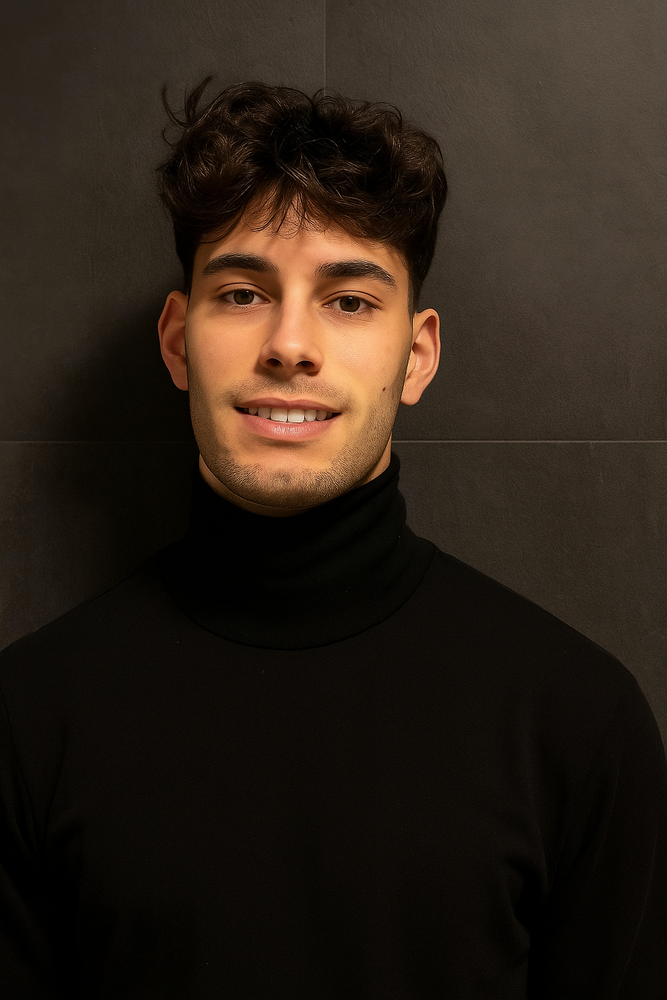
#> input picture Programación de servicios y procesos/001-Programación multiproceso/003-Hilos/002-Ejercicios/agustin.png, 667 x 1000 px, shrunk from 1024 x 1536 before the run
$ python 010-multi.py
#> lines starting #> are read from the running program, lines starting #| are printed output that depends on the picture
#> in main, img is the input picture: PIL image 667x1000 RGB; mean R, G, B 44, 33.2, 23.7
import time
from concurrent.futures import ThreadPoolExecutor, as_completed
import numpy as np
from PIL import Image

# ------------------------
# Parámetros
# ------------------------
NUCLEOS = 6
ENTRADA = "agustin.png"
SALIDA  = "agustin_blur_threads.png"
SIGMA   = 5   # Sube a 3.0, 5.0, etc. para más carga (y ganar más con paralelismo)

# ------------------------
# Utilidades Gaussianas
# ------------------------
def gaussian_kernel1d(sigma: float, radius: int | None = None) -> np.ndarray:
    """
    Genera un kernel gaussiano 1D normalizado.
    radius por defecto = ceil(3*sigma).
    """
    if sigma <= 0:
        return np.array([1.0], dtype=np.float32)
    if radius is None:
        radius = int(np.ceil(3.0 * sigma))
    x = np.arange(-radius, radius + 1, dtype=np.float32)
    k = np.exp(-(x**2) / (2 * sigma * sigma))
    k /= k.sum()
    return k.astype(np.float32)

def convolve1d_reflect(img: np.ndarray, kernel: np.ndarray, axis: int) -> np.ndarray:
    """
    Convolución 1D separable a lo largo de 'axis' con padding reflect.
    img: (H, W, C) float32
    kernel: (K,) float32
    """
    radius = (kernel.size - 1) // 2
    if radius == 0:
        return img.copy()

    pad_width = [(0, 0), (0, 0), (0, 0)]
    pad_width[axis] = (radius, radius)
    padded = np.pad(img, pad_width=pad_width, mode="reflect")

    out = np.zeros_like(img, dtype=np.float32)
    for offset, w in enumerate(kernel):
        d = offset - radius
        if axis == 0:
            slice_src = padded[radius + d : radius + d + img.shape[0], :, :]
        elif axis == 1:
            slice_src = padded[:, radius + d : radius + d + img.shape[1], :]
        else:
            raise ValueError("axis debe ser 0 (vertical) o 1 (horizontal)")
        out += w * slice_src
    return out

def gaussian_blur_separable(img_f32: np.ndarray, sigma: float) -> np.ndarray:
    """
    Aplica blur gaussiano separable (horizontal + vertical) a img_f32 (H,W,C).
    """
    k = gaussian_kernel1d(sigma)
    tmp = convolve1d_reflect(img_f32, k, axis=1)  # horizontal (x)
    out = convolve1d_reflect(tmp, k, axis=0)      # vertical (y)
    return out

# ------------------------
# Paralelo con hilos (franjas con solape)
# ------------------------
def procesa_bloque(img_arr: np.ndarray, y0: int, y1: int, sigma: float) -> tuple[int, np.ndarray]:
    """
    Procesa el bloque [y0:y1) con solape vertical para evitar costuras.
    Devuelve (y0, bloque_blur_sin_solape).
    """
    radius = int(np.ceil(3.0 * sigma))
    H, _, _ = img_arr.shape

    y0_pad = max(0, y0 - radius)
    y1_pad = min(H, y1 + radius)

    bloque = img_arr[y0_pad:y1_pad, :, :]
    bloque_blur = gaussian_blur_separable(bloque, sigma)

    recorte_y0 = y0 - y0_pad
    recorte_y1 = recorte_y0 + (y1 - y0)
    bloque_final = bloque_blur[recorte_y0:recorte_y1, :, :]
    return y0, bloque_final

def blur_threads(img_arr: np.ndarray, sigma: float, n_workers: int) -> np.ndarray:
#> called with sigma = 5, n_workers = 6
    H, W, C = img_arr.shape
#> H = 1000; W = 667; C = 3
    out = np.empty_like(img_arr, dtype=np.float32)

    base = H // n_workers
#> base = 166
    rangos = []
    for i in range(n_workers):
        y0 = i * base
        y1 = (i + 1) * base if i < n_workers - 1 else H
        if y0 < y1:
            rangos.append((y0, y1))

    resultados = []
    with ThreadPoolExecutor(max_workers=n_workers) as ex:
        futs = [ex.submit(procesa_bloque, img_arr, y0, y1, sigma) for (y0, y1) in rangos]
#> in procesa_bloque, `bloque_final = bloque_blur[recorte_y0:recorte_y1, :, :]`:
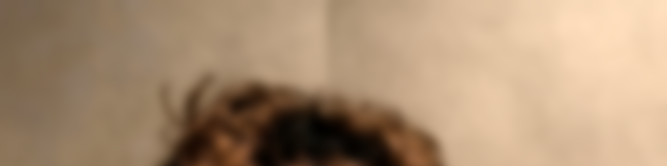
#> bloque_final: shape (166, 667, 3) float32; mean R, G, B 59.6, 50.2, 40.7; drawn with min black and max white
#> call 2 of procesa_bloque, with y0 = 166, y1 = 332, sigma = 5
#> in procesa_bloque (call 2), `radius = int(np.ceil(3.0 * sigma))`: radius = 15
#> in procesa_bloque (call 2), `y0_pad = max(0, y0 - radius)`: y0_pad = 151
#> in procesa_bloque (call 2), `y1_pad = min(H, y1 + radius)`: y1_pad = 347
#> call 4 of convolve1d_reflect, with kernel = array of shape (31,), axis = 0
#> after the loop in convolve1d_reflect (call 4), `for offset, w in enumerate(kernel):`:
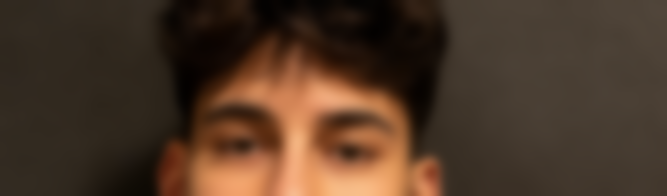
#> out: shape (196, 667, 3) float32; mean R, G, B 77.2, 55.9, 39.9
#> in procesa_bloque (call 2), `recorte_y0 = y0 - y0_pad`: recorte_y0 = 15
#> in procesa_bloque (call 2), `recorte_y1 = recorte_y0 + (y1 - y0)`: recorte_y1 = 181
#> in procesa_bloque (call 2), `bloque_final = bloque_blur[recorte_y0:recorte_y1, :, :]`:
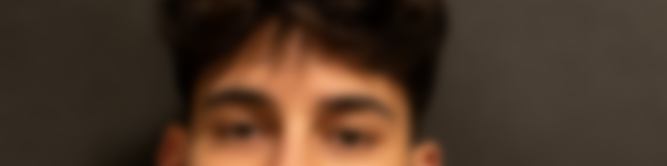
#> bloque_final: shape (166, 667, 3) float32; mean R, G, B 76.1, 54.8, 39.1
#> call 3 of procesa_bloque, with y0 = 332, y1 = 498, sigma = 5
#> in procesa_bloque (call 3), `y0_pad = max(0, y0 - radius)`: y0_pad = 317
#> in procesa_bloque (call 3), `y1_pad = min(H, y1 + radius)`: y1_pad = 513
#> after the loop in convolve1d_reflect (call 5), `for offset, w in enumerate(kernel):`:
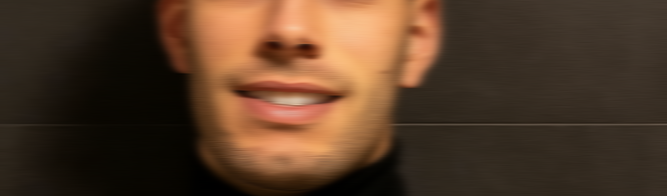
#> out: shape (196, 667, 3) float32; mean R, G, B 83.4, 58.9, 40
#> in procesa_bloque (call 3), `bloque_final = bloque_blur[recorte_y0:recorte_y1, :, :]`:
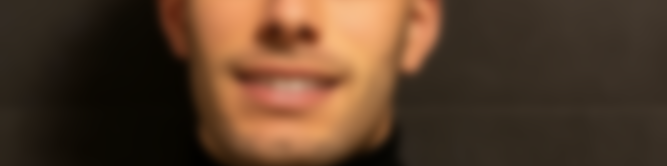
#> bloque_final: shape (166, 667, 3) float32; mean R, G, B 85.1, 60, 40.8
#> in convolve1d_reflect (call 7), `padded = np.pad(img, pad_width=pad_width, mode="reflect")`:
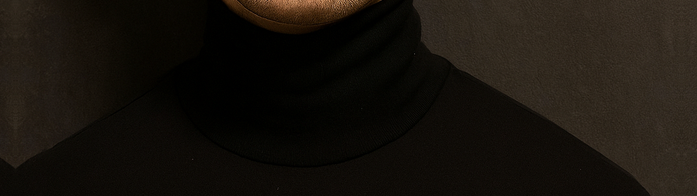
#> padded: shape (196, 697, 3) float32; mean R, G, B 23.9, 19.2, 13.3
#> the loop in convolve1d_reflect (call 7), `for offset, w in enumerate(kernel):` made 31 passes
#> pass 1, in convolve1d_reflect (call 7), `slice_src = padded[:, radius + d : radius + d + img.shape[1], :]`:
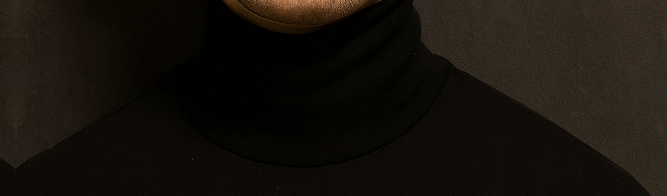
#> slice_src: shape (196, 667, 3) float32; mean R, G, B 22.7, 18.1, 12.4
#> futs = 6 items
        for f in as_completed(futs):
            resultados.append(f.result())
#> this loop made 6 passes
#> after the loop, resultados = 6 items

    for y0, bloque in sorted(resultados, key=lambda t: t[0]):
        out[y0:y0 + bloque.shape[0], :, :] = bloque
#> this loop made 6 passes
#> y0 on passes 1 to 6: 0, 166, 332, 498, 664, 830

    return out

# ------------------------
# Main
# ------------------------
def main():
    inicio = time.time()
    img = Image.open(ENTRADA).convert("RGB")
    arr_u8 = np.array(img, dtype=np.uint8)
    arr_f32 = arr_u8.astype(np.float32)

    out_f32 = blur_threads(arr_f32, SIGMA, NUCLEOS)
    out_u8 = np.clip(np.rint(out_f32), 0, 255).astype(np.uint8)

    Image.fromarray(out_u8).save(SALIDA, quality=95)
    print(f"Threads: {time.time()-inicio:.3f} s  (workers={NUCLEOS}, sigma={SIGMA})")

if __name__ == "__main__":
    main()
